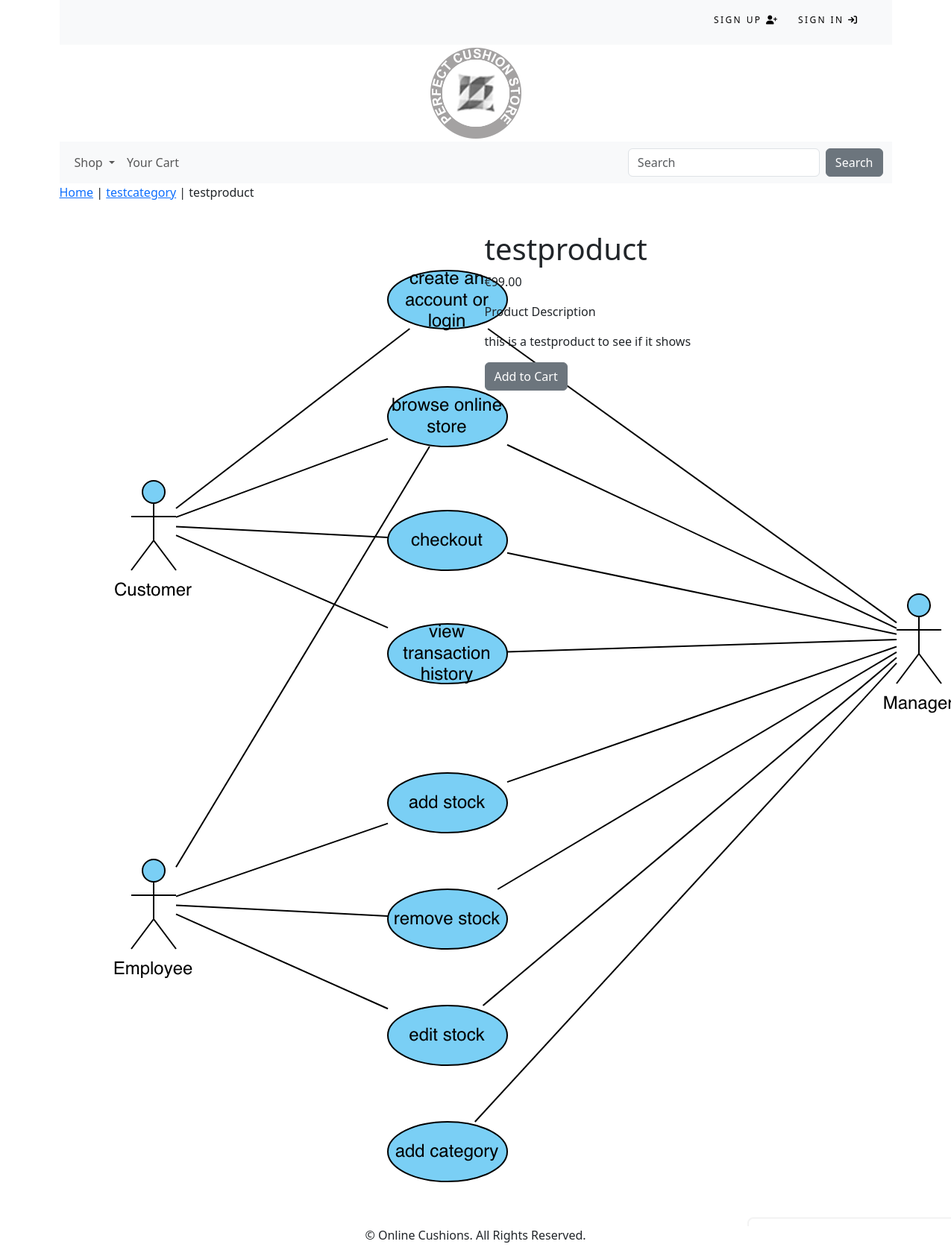
The app's page /1c3956d6-577a-485a-bc48-33408a107857/802a2efb-aae0-42de-888d-58dce7618fb2/ with its own data.
### shop/models.py (models this page shows, shortened)
class Product(models.Model):
    id = models.UUIDField(
        primary_key=True,
        default=uuid.uuid4,
        editable=False)
    name = models.CharField(max_length=250, unique=True)
    description = models.TextField(blank = True)
    category = models.ForeignKey(Category, on_delete=models.CASCADE)
    price = models.DecimalField(max_digits=10, decimal_places=2)
    image = models.ImageField(upload_to = 'product', blank=True)
    stock = models.IntegerField()
    available = models.BooleanField(default=True)
    created = models.DateTimeField(auto_now_add=True, blank = True, null= True)
    updated = models.DateTimeField(auto_now=True, blank = True, null= True)
    class Meta:
        ordering = ('name',)
        verbose_name = 'product'
        verbose_name_plural = 'products'

class Category(models.Model):
    id = models.UUIDField(
        primary_key=True,
        default=uuid.uuid4,
        editable=False)
    name = models.CharField(max_length=250, unique=True)
    description = models.TextField(blank = True)
    image = models.ImageField(upload_to = 'category', blank=True)
    class Meta:
        ordering = ('name',)
        verbose_name = 'category'
        verbose_name_plural = 'categories'
    def get_absolute_url(self):
        return reverse('shop:products_by_category', args=[self.id])
    def __str__(self):
        return self.name

### shop/views.py (the view)
# urls.py: path('<uuid:category_id>/<uuid:product_id>/', views.product_detail, name = 'product_detail'),
def product_detail(request, category_id, product_id):
    product = get_object_or_404(Product, category_id=category_id, id=product_id)
    return render(request, 'shop/product.html', {'product':product})

### cart/context_processors.py (called while the page is built)
def counter(request):
    item_count = 0
    if 'admin' in request.path:
        return {}
    else:
        try:
            cart = Cart.objects.filter(cart_id=_cart_id(request))
            cart_items = CartItem.objects.all().filter(cart=cart[:1])
            for cart_item in cart_items:
                item_count += cart_item.quantity
        except Cart.DoesNotExist:
            item_count = 0
    return {'item_count':item_count}

### cart/views.py (called while the page is built)
def _cart_id(request):
    cart = request.session.session_key
    if not cart:
        cart = request.session.create()
    return cart

### shop/context_processors.py (called while the page is built)
def menu_links(request):
    links = Category.objects.all()
    return {'links':links}

### shop/templates/shop/product.html (shortened to what this page needs)
{% extends "base.html" %}
{% load static %}
{% block content %}
    <div class="row my_prod_row_class">
        <div class="mx-auto">
            <p><a href="{% url 'shop:all_products' %}">Home</a> | <a href="{{product.category.get_absolute_url }}">{{product.category}}</a> |
            {{product.name}}</p>
        </div>
        <div class="container">
            <br>
            <div class="row">
                <div class="col-12 col-sm-12 col-md-12 col-lg-6 text-center">
                    <div style="min-width:18rem;">
                        <img src="{{product.image.url}}"
                        alt="{{product.name}}">
                    </div>
                </div>
                <div class="col-12 col-sm-12 col-md-12 col-lg-6">
                    <div>
                        <h1 class="my_prod_title">{{product.name}}</h1>
                        <p>€{{product.price}}</p>
                        <p class="my_title">Product Description</p>
                        <p class="text-justify my_prod_text">{{product.description}}</p>
                        {% if product.stock == 0%}
                            <p class="text-justify my_prod_text"><b>Out of Stock</b></p>
                        {% else %}
                            <a class="btn btn-secondary" href="{% url 'cart:add_cart' product.id%}">Add to Cart</a>
                        {% endif %}
                    </div>
                </div>
            </div>
        </div>
    </div>
{% endblock %}

### records on screen
Product: category "testcategory", name "testproduct", image (picture), price "99.00", description "this is a testproduct to see if it shows"
